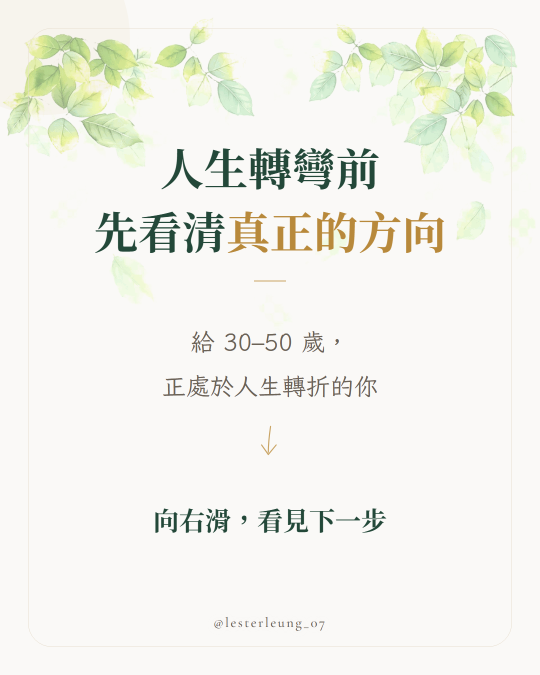
#> input picture examples/01-hook.png, 1080 x 1350 px, given in place of clipboard-2026-09-16T15-07-33-669Z-c2341be6.jpg, which was not available (shown at 1/2 size)
$ python make-leaf-bg.py
#> lines starting #> are read from the running program, lines starting #| are printed output that depends on the picture
"""把 JPG 上的棋盤格假透明去掉，做成真正帶 alpha 的 PNG 樹葉素材。"""
from PIL import Image

SRC = r"C:\Users\Jason\.workbuddy\clipboard-images\clipboard-2026-09-16T15-07-33-669Z-c2341be6.jpg"
OUT = r"C:\Users\Jason\WorkBuddy\2026-09-16-22-23-52\ig-post-skill\assets\leaf-bg.png"
PREVIEW = r"C:\Users\Jason\WorkBuddy\2026-09-16-22-23-52\ig-post-skill\_leaf-preview.png"

T0, T1 = 5.0, 16.0  # greenness 低於 T0 視為背景，高於 T1 完全不透明

im = Image.open(SRC).convert("RGB")
#> im is the input picture: PIL image 1080x1350 RGB; mean R, G, B 242.4, 243, 236.4
w, h = im.size
#> w = 1080; h = 1350
px = im.load()

out = Image.new("RGBA", (w, h), (0, 0, 0, 0))
#> out: PIL image 1080x1350 RGBA; every value is 0
op = out.load()

kept = 0
for y in range(h):
    for x in range(w):
        r, g, b = px[x, y]
        green = g - max(r, b)
        if green <= T0:
            continue  # 背景（含白色浮水印）直接透明
        a = 255.0 if green >= T1 else 255.0 * (green - T0) / (T1 - T0)
        op[x, y] = (r, g, b, int(a))
        kept += 1
#> after the loop, kept = 139258

print(f"原始 {w}x{h}，保留像素 {kept/(w*h)*100:.1f}%")
#| 原始 1080x1350，保留像素 9.6%

# 背景不需要 1920 那麼大，縮到 1280 寬再存，省體積
if w > 1280:
    nh = round(h * 1280 / w)
    out = out.resize((1280, nh), Image.LANCZOS)
    print(f"縮放至 1280x{nh}")

out.save(OUT, optimize=True)
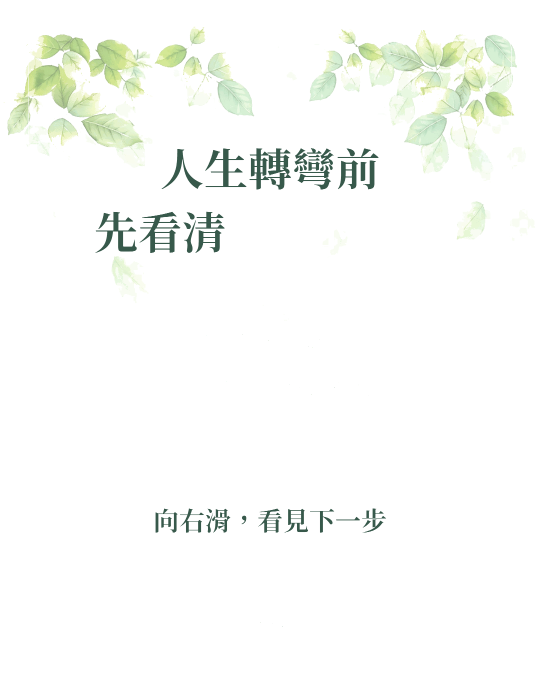
#> saved as leaf-bg.png: PIL image 1080x1350 RGBA (shown at 1/2 size); mean R, G, B, A 17.8, 19.8, 16.2, 19.4; transparent parts drawn white
import os
print(f"輸出 {OUT}  {os.path.getsize(OUT)/1024:.0f}KB")

# 預覽：疊在奶油色卡底上
bg = Image.new("RGB", out.size, (250, 249, 247))
bg.paste(out, (0, 0), out)
bg.save(PREVIEW)
print("預覽已存", PREVIEW)

$ run again, on examples/02-handopen.png
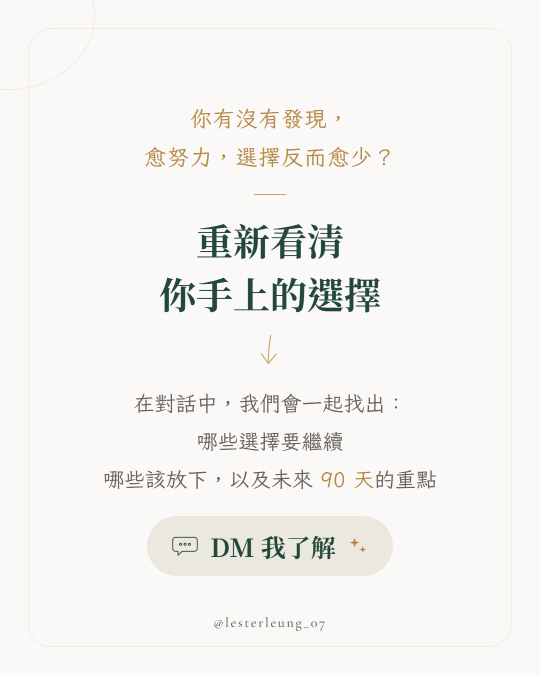
#> input picture examples/02-handopen.png, 1080 x 1350 px, given in place of clipboard-2026-09-16T15-07-33-669Z-c2341be6.jpg, which was not available (shown at 1/2 size)
#> im is the input picture: PIL image 1080x1350 RGB; mean R, G, B 244.6, 243.7, 240.9
#> out: PIL image 1080x1350 RGBA; every value is 0
#> after the loop `for y in range(h):`: kept = 23367
#| 原始 1080x1350，保留像素 1.6%
#> `out.save(OUT, optimize=True)`:
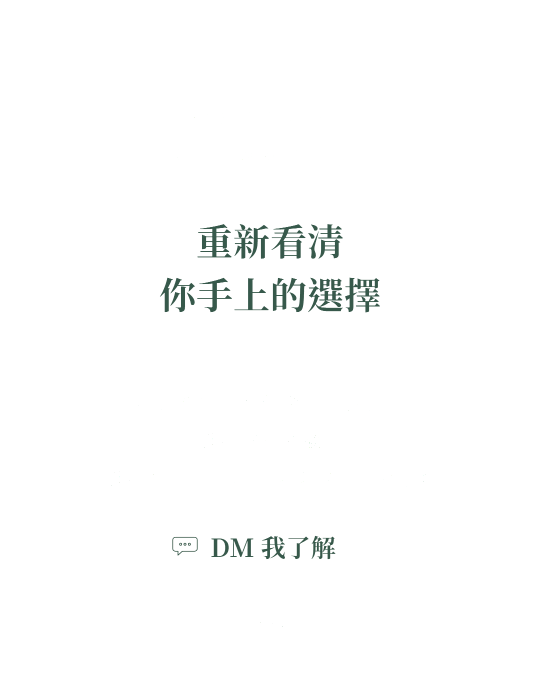
#> saved as leaf-bg.png: PIL image 1080x1350 RGBA (shown at 1/2 size); mean R, G, B, A 0.9, 1.5, 1.2, 3.3; transparent parts drawn white
